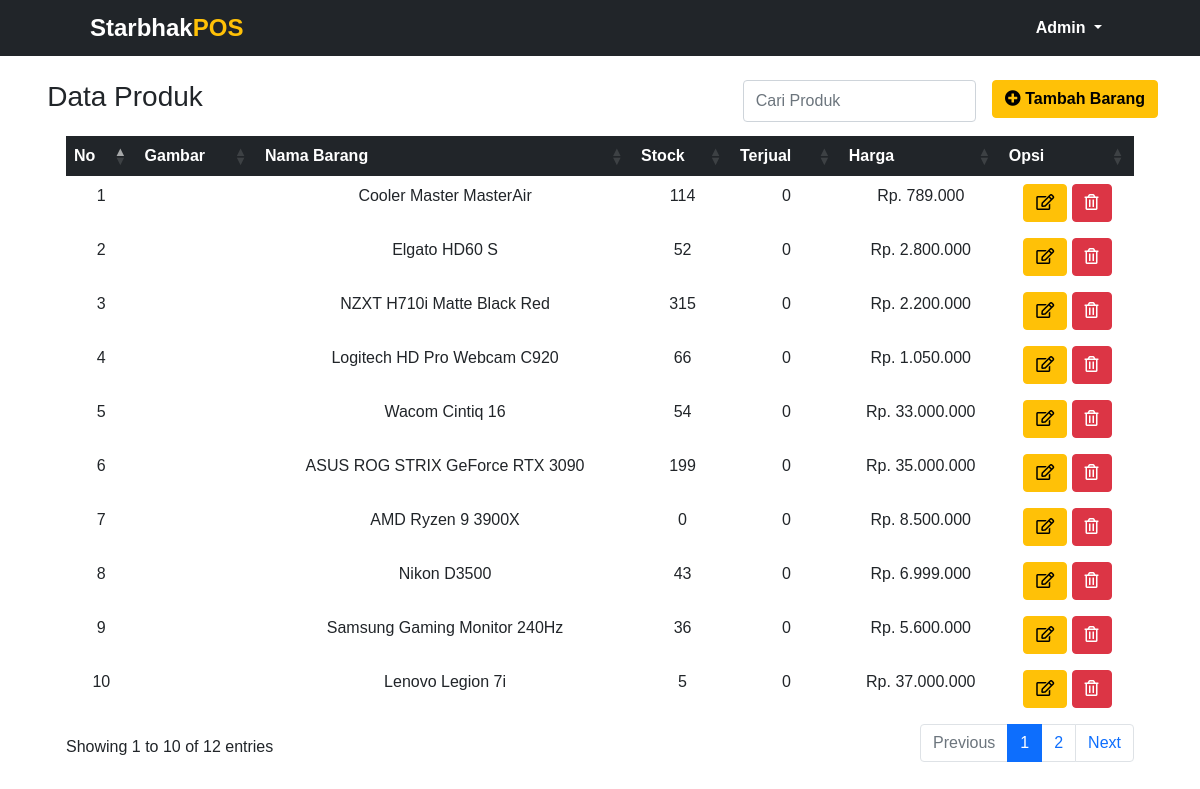
/admin/tampil.php, run on the app's committed database.
### tables this page shows
CREATE TABLE `stockbarang` (
  `id` int(11) NOT NULL,
  `nama` varchar(255) NOT NULL,
  `harga` int(11) NOT NULL,
  `stock` int(11) NOT NULL,
  `gambar` varchar(255) NOT NULL,
  `IsDeleted` int(1) NOT NULL
);

### koneksi.php (called while the page is built, shortened)
<?php
$server       = "localhost";
$user         = "root";
$password     = "";
$database     = "uji_level";
$koneksi      = mysqli_connect($server, $user, $password, $database);
function query($query)
{
    global $koneksi;
    $result = mysqli_query($koneksi, $query);
    $box = [];
    while ($barang = mysqli_fetch_assoc($result)) {
        $box[] = $barang;
    }
    return $box;
}
function rupiah($angka)
{
    $hasil_rupiah = "Rp. " . number_format($angka, 0, ',', '.');
    return $hasil_rupiah;
}

### admin/tampil.php (the view, shortened to what this page needs)
<?php
require 'header.php';
?>
<nav class="navbar navbar-expand-lg navbar-light bg-dark">
    <div class="container">
        <a class="navbar-brand mb-0 h1 mx-5 text-white fs-4 fw-bold" href="tampil.php">Starbhak<span class="text-warning">POS</span></a>
        <div class="collapse navbar-collapse" id="navbarNav">
            <ul class="navbar-nav ms-auto me-5">
                <li class="nav-item dropdown">
                    <a class="nav-link dropdown-toggle text-white fw-bold" href="#" id="navbarDropdown" role="button" data-bs-toggle="dropdown" aria-expanded="false">
                        Admin
                    </a>
                </li>
            </ul>
        </div>
    </div>
</nav>
<div class="container">
    <div class="row">
        <div class="col-md-12">
            <div class="row header mt-4 d-flex justify-content-between">
                <div class="col-md-2 text-center">
                    <h3>Data Produk</h3>
                </div>
                <div class="col-auto d-flex flex-row">
                    <div class="input-group flex-nowrap search me-3">
                        <input type="text" class="form-control h-100 filter" placeholder="Cari Produk" id="filter" data-id="3" aria-label="Recipient's username" aria-describedby="button-addon2" autocomplete="off">
                    </div>
                    <div class="col-auto">
                        <a href="tambah.php" type="button" class="btn btn-warning  text-decoration-none text-center fw-bold"><i class="fas fa-plus-circle"></i> Tambah Barang</a>
                    </div>
                </div>
            </div>
            <div class="container-fluid  mb-5  mt-2">
                <div class="row">
                    <table id="table_id" class="table table-hover table-borderless">
                        <thead class="text-center table-dark">
                            <tr>
                                <th>No</th>
                                <th>Gambar</th>
                                <th>Nama Barang</th>
                                <th>Stock</th>
                                <th>Terjual</th>
                                <th>Harga</th>
                                <th>Opsi</th>
                            </tr>
                        </thead>
                        <tbody class="text-center">
                            <?php foreach ($barang as $key => $brg) { ?>
                                <tr>
                                    <td><?= $key + 1 ?></td>
                                    <td><img src="<?= $brg['gambar'] ?>" style="width:100px" alt=""></td>
                                    <td><?= $brg['nama'] ?></td>
                                    <td><?= $brg['stockbarang'] ?></td>
                                    <td>
                                        <?php if ($brg['belistock'] > 1) { ?>
                                            <?= $brg['belistock'] ?>
                                        <?php } else { ?>
                                            0
                                        <?php } ?>
                                    </td>
                                    <td><?= rupiah($brg['harga']) ?></td>
                                    <td>
                                        <a href="update.php?id=<?= $brg['id'] ?>" type="button" onclick="hapusAlert()" class="btn btn-warning btn-md"><i class="far fa-edit"></i></i></a>
                                        <button onclick="confirmDelet(<?= $brg['id'] ?>)" class="btn btn-danger hapus btn-md"><i class="far fa-trash-alt"></i></button>
                                    </td>
                                </tr>
                            <?php } ?>
                        </tbody>
                    </table>
                </div>
            </div>
        </div>
    </div>
</div>
</body>
</html>

### admin/header.php (shortened to what this page needs)
<?php
require '../koneksi.php';
$barang = query(
    'SELECT stockbarang.id,stockbarang.nama,stockbarang.stock AS stockbarang,
stockbarang.harga, stockbarang.gambar, SUM(orderbarang.stock) AS belistock
FROM stockbarang LEFT JOIN orderbarang ON stockbarang.id = orderbarang.barang_id
WHERE NOT IsDeleted = 1
GROUP BY stockbarang.id ORDER BY stockbarang.id DESC
'
);
?>
<!doctype html>
<html lang="en">
<head>
    <link href="https://cdn.jsdelivr.net/npm/bootstrap@5.0.0-beta2/dist/css/bootstrap.min.css" rel="stylesheet">
    <link rel="stylesheet" href="https://cdn.rawgit.com/mfd/09b70eb47474836f25a21660282ce0fd/raw/e06a670afcb2b861ed2ac4a1ef752d062ef6b46b/Gilroy.css">
    <link rel="stylesheet" href="https://pro.fontawesome.com/releases/v5.10.0/css/all.css" />
    <link rel="stylesheet" href="https://cdn.datatables.net/1.10.23/css/dataTables.bootstrap5.min.css">
    <link rel="stylesheet" href="../css/style.css">
</head>
<body>

### css/style.css (style rules this page uses)
* { box-sizing: border-box; }
body { font-family: 'Gilroy',sans-serif !important; }

### data on the page
stockbarang: nama "Cooler Master MasterAir", stock "114", harga "Rp. 789.000"
stockbarang: nama "Elgato HD60 S", stock "52", harga "Rp. 2.800.000"
stockbarang: nama "NZXT H710i Matte Black Red", stock "315", harga "Rp. 2.200.000"
stockbarang: nama "Logitech HD Pro Webcam C920", stock "66", harga "Rp. 1.050.000"
stockbarang: nama "Wacom Cintiq 16", stock "54", harga "Rp. 33.000.000"
stockbarang: nama "ASUS ROG STRIX GeForce RTX 3090", stock "199", harga "Rp. 35.000.000"
stockbarang: nama "AMD Ryzen 9 3900X", stock "0", harga "Rp. 8.500.000"
stockbarang: nama "Nikon D3500", stock "43", harga "Rp. 6.999.000"
stockbarang: nama "Samsung Gaming Monitor 240Hz", stock "36", harga "Rp. 5.600.000"
stockbarang: nama "Lenovo Legion 7i", stock "5", harga "Rp. 37.000.000"
